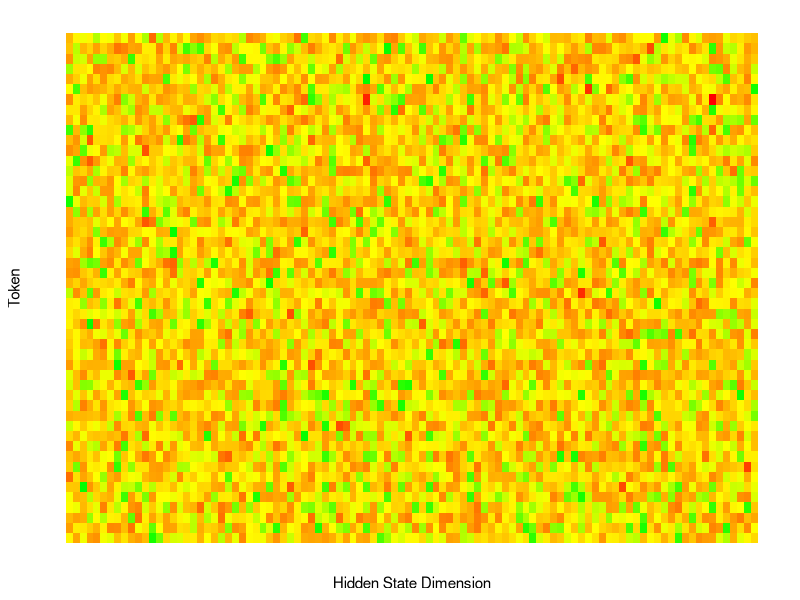
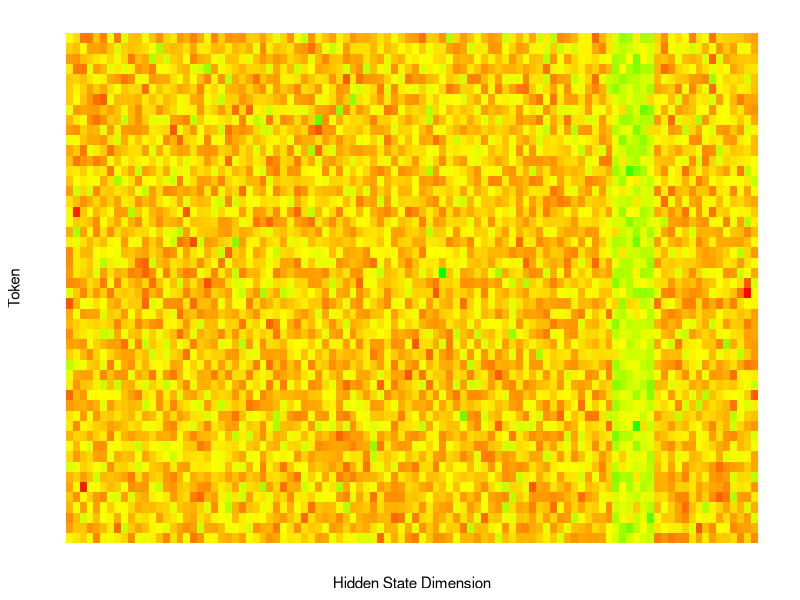
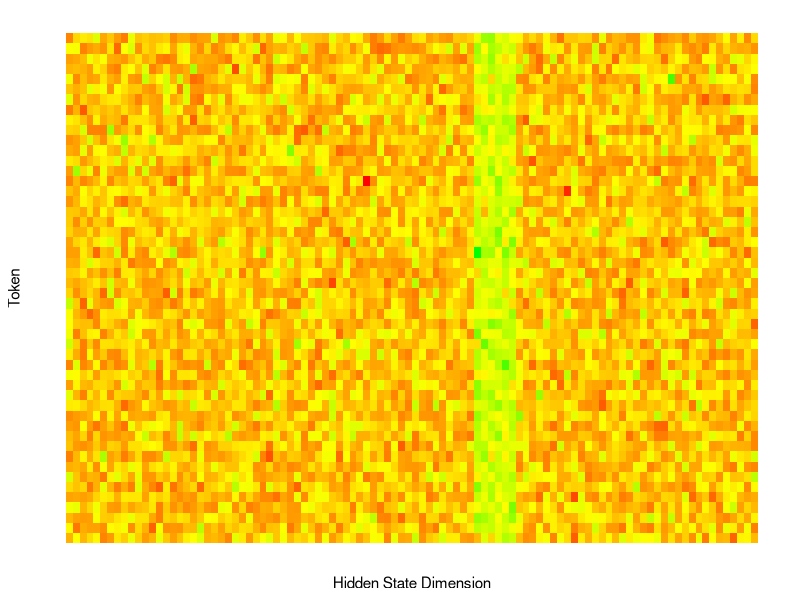
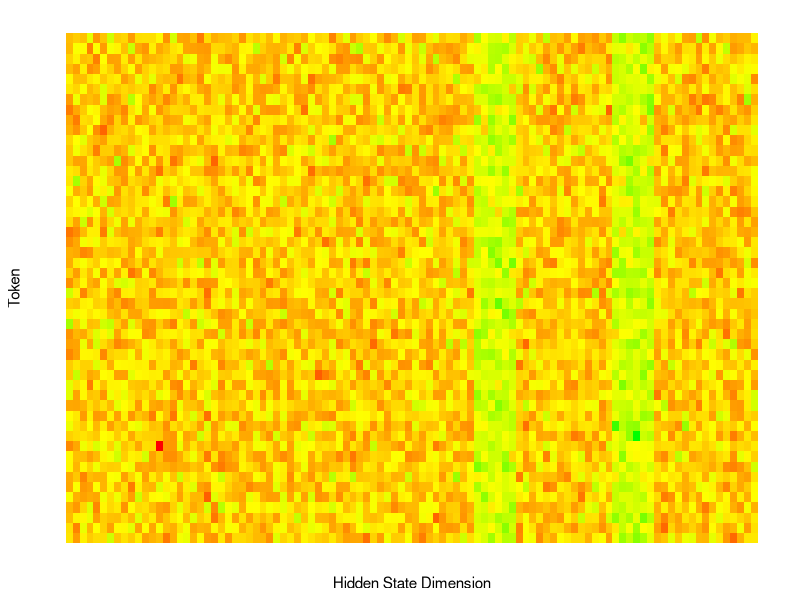

These charts were generated, in order, by the following R code:
library(tidyverse)

expand_grid(
	x = 1:100,
	y = 1:50
) %>%
	mutate(
		z = rnorm(nrow(.), 0, 1)
	) %>%
	ggplot() +
	geom_tile(aes(x = x, y = y, fill = z)) +
	scale_fill_gradientn(
		colors = c("red", 'orange', "yellow", "green", 'lawngreen'),
		values = c(0, 0.4, .6, .8, 1)
	) +
	theme_minimal() +
	theme(
		axis.text = element_blank(),    # Hide axis text (tick labels)
		axis.ticks = element_blank(),   # Hide axis ticks
		panel.grid = element_blank(),   # Hide gridlines
		panel.border = element_blank()  # Hide the border
	) +
	guides(fill = "none") +
	labs(x = 'Hidden State Dimension', y = 'Token')


expand_grid(
	x = 1:100,
	y = 1:50
) %>%
	mutate(
		z = ifelse(
			!x %in% 80:85,
			rnorm(nrow(.), 0, 1),
			rnorm(nrow(.), 2, .8)
		)
	) %>%
	ggplot() +
	geom_tile(aes(x = x, y = y, fill = z)) +
	scale_fill_gradientn(
		colors = c("red", 'orange', "yellow", "green"),
		values = c(0, 0.4, .6, 1)
	) +
	theme_minimal() +
	theme(
		axis.text = element_blank(),    # Hide axis text (tick labels)
		axis.ticks = element_blank(),   # Hide axis ticks
		panel.grid = element_blank(),   # Hide gridlines
		panel.border = element_blank()  # Hide the border
	) +
	guides(fill = "none") +
	labs(x = 'Hidden State Dimension', y = 'Token')


expand_grid(
	x = 1:100,
	y = 1:50
) %>%
	mutate(
		z = ifelse(
			!x %in% 60:65,
			rnorm(nrow(.), 0, 1),
			rnorm(nrow(.), 2, .8)
		)
	) %>%
	ggplot() +
	geom_tile(aes(x = x, y = y, fill = z)) +
	scale_fill_gradientn(
		colors = c("red", 'orange', "yellow", "green"),
		values = c(0, 0.4, .6, 1)
	) +
	theme_minimal() +
	theme(
		axis.text = element_blank(),    # Hide axis text (tick labels)
		axis.ticks = element_blank(),   # Hide axis ticks
		panel.grid = element_blank(),   # Hide gridlines
		panel.border = element_blank()  # Hide the border
	) +
	guides(fill = "none") +
	labs(x = 'Hidden State Dimension', y = 'Token')


expand_grid(
	x = 1:100,
	y = 1:50
) %>%
	mutate(
		z = ifelse(
			!x %in% c(60:65, 80:85),
			rnorm(nrow(.), 0, 1),
			rnorm(nrow(.), 2, .8)
		)
	) %>%
	ggplot() +
	geom_tile(aes(x = x, y = y, fill = z)) +
	scale_fill_gradientn(
		colors = c("red", 'orange', "yellow", "green"),
		values = c(0, 0.4, .6, 1)
	) +
	theme_minimal() +
	theme(
		axis.text = element_blank(),    # Hide axis text (tick labels)
		axis.ticks = element_blank(),   # Hide axis ticks
		panel.grid = element_blank(),   # Hide gridlines
		panel.border = element_blank()  # Hide the border
	) +
	guides(fill = "none") +
	labs(x = 'Hidden State Dimension', y = 'Token')



